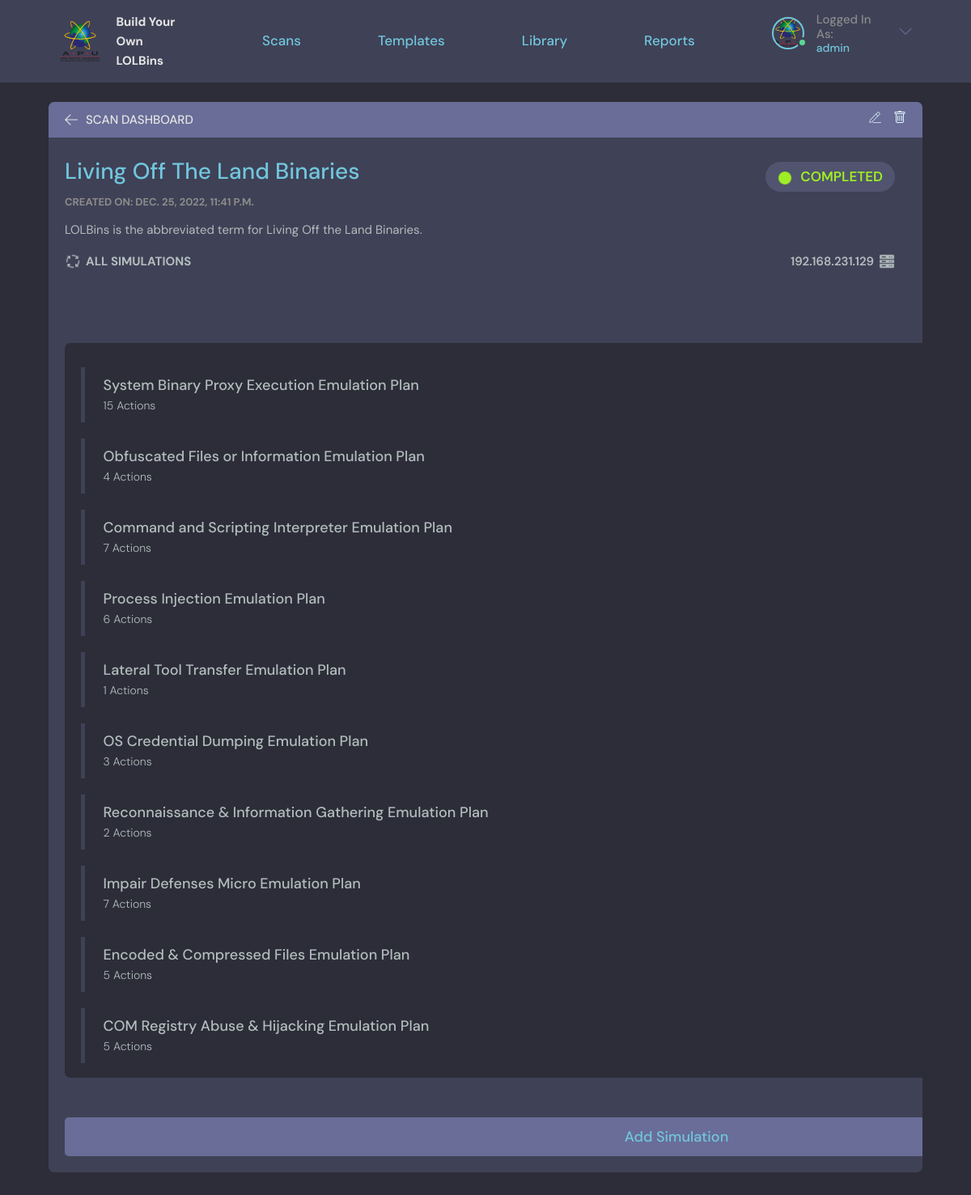
Page /scan/38/ (signed in) on the earlier database version.
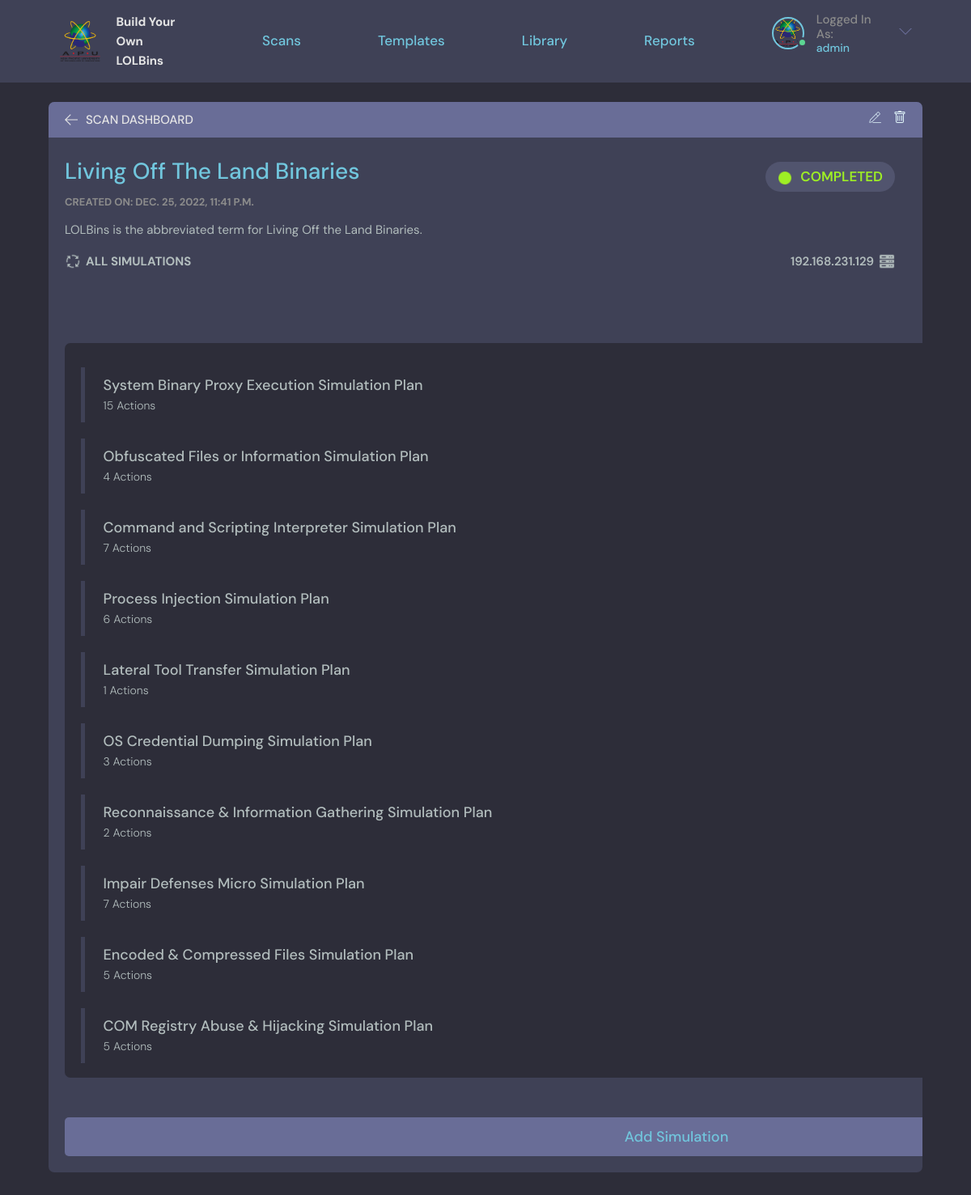
Same page on the later database version.
### base/models.py (models this page shows, shortened)
class Simulation(models.Model):
    name = models.CharField(max_length=200, default="New Simulation")
    UserVariant = models.ManyToManyField(UserVariant, blank=True)
    Scan = models.ForeignKey(Scan, on_delete=CASCADE, null=True, blank=True)
    Template = models.ForeignKey(Template, on_delete=CASCADE, null=True, blank=True)
    class Meta:
        verbose_name = 'Simulation'

### base/views.py (the view, shortened to what this page needs)
# urls.py: path('scan/<str:pk>/', views.scan, name="scan"),
@login_required(login_url='login')
def scan(request, pk):
    currentScan = Scan.objects.get(id=pk)
    simulations = currentScan.simulation_set.all()
    variants = Variant.objects.all()
    variant_count = variants.count()
    if request.user != currentScan.user and request.user.is_superuser != 1:
        return redirect('forbidden')
    context = {'scan': currentScan, 'simulations': simulations, 'variants': variants, 'variant_count': variant_count}
    return render(request, 'base/scan.html', context)

### base/templates/base/scan.html (shortened to what this page needs)
{% extends 'main.html' %}
{% block content %}
{% load static %}
<main class="profile-page layout layout">
  <div class="container">
    <div class="room">
      <div class="room__top">
        <div class="room__topLeft">
          <a href="{% url 'home' %}">
            <svg version="1.1" xmlns="http://www.w3.org/2000/svg" width="32" height="32" viewBox="0 0 32 32">
              <title>arrow-left</title>
              <path
                d="M13.723 2.286l-13.723 13.714 13.719 13.714 1.616-1.611-10.96-10.96h27.625v-2.286h-27.625l10.965-10.965-1.616-1.607z"
              ></path>
            </svg>
          </a>
          <h3>Scan Dashboard</h3>
        </div>
        {% if scan.status != "RUNNING" %}
          <div class="room__topRight">
            <a href="{% url 'update-scan' scan.id %}">
            </a>
            <a href="{% url 'delete-scan' scan.id %}">
            </a>
          </div>
        {% endif %}
      </div>
      <div class="room__box scroll">
        <div class="room__header scroll">
          <div class="room__info">
            <h3>{{scan.name}}</h3>
            {% if scan.status == 'RUNNING' %}
              <span onclick="window.location.href=`{% url 'change-state' scan.id %}`;" style="color: #FCC419;">
                <img src="{% static 'images/status_running.png' %}" style="margin-right: 0.6rem;"/>
                {{scan.status}}
              </span>
            {% elif scan.status == 'COMPLETED' %}
              <span onclick="window.location.href=`{% url 'change-state' scan.id %}`;" style="color: #9EEE25;">
                <img src="{% static 'images/status_completed.png' %}" style="margin-right: 0.6rem;"/>
                {{scan.status}}
              </span>
            {% else %}
              <span onclick="window.location.href=`{% url 'change-state' scan.id %}`;" style="color: #F78F8F;">
                <img src="{% static 'images/status_stopped.png' %}" style="margin-right: 0.6rem;"/>
                {{scan.status}}
              </span>
            {% endif %}
          </div>
          <div class="room__hosted">
            <p>Created on: {{scan.created}}</p>
          </div>
          <div class="room__details">
            {{scan.description}}
          </div>
          <div class="room__footer">
            <span>
              <img src="{% static 'images/simulation.png' %}" style="margin-right: 0.6rem; margin-top: 0.2rem;"/>
              <h3>ALL SIMULATIONS</h3>
            </span>
            <span>
              {{scan.ip}}
              <img src="{% static 'images/workstation.png' %}" style="margin-left: 0.6rem; margin-top: 0.2rem;"/>
            </span>
          </div>
        </div>
        <div class="room__conversation">
          <div class="threads scroll">
            <div class="accordion accordion-flush" id="accordionFlushExample">
              {% for simulation in simulations %}
                <div class="accordion-item">
                  <h2 class="accordion-header" id="flush-heading{{simulation.id}}">
                    <button class="accordion-button collapsed" type="button" data-bs-toggle="collapse" data-bs-target="#flush-collapse{{simulation.id}}" aria-expanded="false" aria-controls="flush-collapse{{simulation.id}}">
                        <div class="accordion-firstrow">
                          <h4>{{simulation.name}}</h4>
                        </div>
                        <span>{{ simulation.UserVariant.all|length }} Actions</span>
                    </button>
                  </h2>
                </div>
              {% endfor %}
            </div>
            <br>
          </div>
        </div>
      </div>
      {% if scan.status != "RUNNING" %}
        <div class="room__message">
          <div class="roomListRoom__add">
            <form method="POST" action="">
              <input type="submit" class="btnLogo" value="Add Simulation">
            </form>
          </div>
        </div>
      {% endif %}
    </div>
  </div>
</main>
{% endblock content %}

Differences in the rows shown:
changed Simulation: name "System Binary Proxy Execution Emulation Plan" → "System Binary Proxy Execution Simulation Plan"
changed Simulation: name "Obfuscated Files or Information Emulation Plan" → "Obfuscated Files or Information Simulation Plan"
changed Simulation: name "Command and Scripting Interpreter Emulation Plan" → "Command and Scripting Interpreter Simulation Plan"
changed Simulation: name "Process Injection Emulation Plan" → "Process Injection Simulation Plan"
